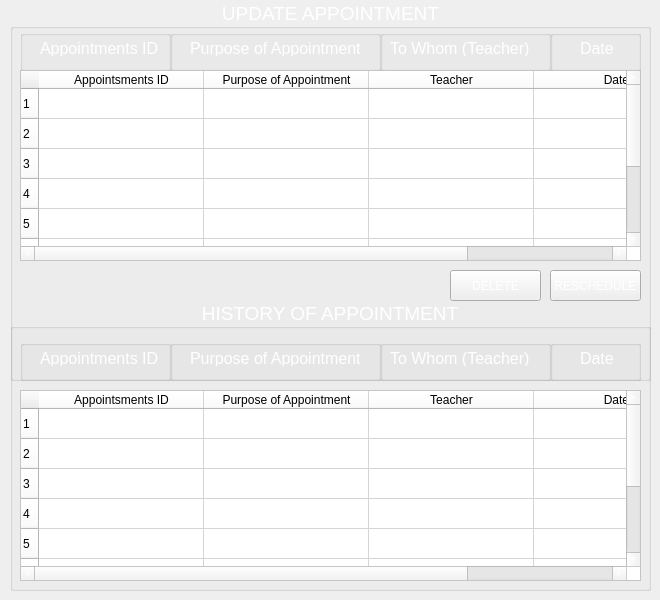
    <widget class="QWidget" name="UpdateAppointment">
     <widget class="QGroupBox" name="groupBox_6">
      <property name="geometry">
       <rect>
        <x>10</x>
        <y>0</y>
        <width>641</width>
        <height>591</height>
       </rect>
      </property>
      <property name="font">
       <font>
        <pointsize>14</pointsize>
       </font>
      </property>
      <property name="styleSheet">
       <string notr="true">color: rgb(255, 255, 255);</string>
      </property>
      <property name="title">
       <string>UPDATE APPOINTMENT</string>
      </property>
      <property name="alignment">
       <set>Qt::AlignCenter</set>
      </property>
      <widget class="QGroupBox" name="groupBox_9">
       <property name="geometry">
        <rect>
         <x>0</x>
         <y>300</y>
         <width>641</width>
         <height>81</height>
        </rect>
       </property>
       <property name="font">
        <font>
         <pointsize>14</pointsize>
        </font>
       </property>
       <property name="styleSheet">
        <string notr="true">color: rgb(255, 255, 255);</string>
       </property>
       <property name="title">
        <string>HISTORY OF APPOINTMENT</string>
       </property>
       <property name="alignment">
        <set>Qt::AlignCenter</set>
       </property>
       <widget class="QGroupBox" name="groupBox_19">
        <property name="geometry">
         <rect>
          <x>540</x>
          <y>40</y>
          <width>91</width>
          <height>41</height>
         </rect>
        </property>
        <property name="title">
         <string/>
        </property>
        <widget class="QLabel" name="label_26">
         <property name="geometry">
          <rect>
           <x>30</x>
           <y>10</y>
           <width>41</width>
           <height>16</height>
          </rect>
         </property>
         <property name="font">
          <font>
           <pointsize>12</pointsize>
          </font>
         </property>
         <property name="text">
          <string>Date</string>
         </property>
        </widget>
       </widget>
       <widget class="QGroupBox" name="groupBox_17">
        <property name="geometry">
         <rect>
          <x>10</x>
          <y>40</y>
          <width>151</width>
          <height>41</height>
         </rect>
        </property>
        <property name="title">
         <string/>
        </property>
        <widget class="QLabel" name="label_24">
         <property name="geometry">
          <rect>
           <x>20</x>
           <y>10</y>
           <width>121</width>
           <height>16</height>
          </rect>
         </property>
         <property name="font">
          <font>
           <pointsize>12</pointsize>
          </font>
         </property>
         <property name="text">
          <string>Appointments ID</string>
         </property>
        </widget>
       </widget>
       <widget class="QGroupBox" name="groupBox_16">
        <property name="geometry">
         <rect>
          <x>370</x>
          <y>40</y>
          <width>171</width>
          <height>41</height>
         </rect>
        </property>
        <property name="title">
         <string/>
        </property>
        <widget class="QLabel" name="label_23">
         <property name="geometry">
          <rect>
           <x>10</x>
           <y>10</y>
           <width>151</width>
           <height>16</height>
          </rect>
         </property>
         <property name="font">
          <font>
           <pointsize>12</pointsize>
          </font>
         </property>
         <property name="text">
          <string>To Whom (Teacher)</string>
         </property>
        </widget>
       </widget>
       <widget class="QGroupBox" name="groupBox_18">
        <property name="geometry">
         <rect>
          <x>160</x>
          <y>40</y>
          <width>211</width>
          <height>41</height>
         </rect>
        </property>
        <property name="title">
         <string/>
        </property>
        <widget class="QLabel" name="label_25">
         <property name="geometry">
          <rect>
           <x>20</x>
           <y>10</y>
           <width>181</width>
           <height>16</height>
          </rect>
         </property>
         <property name="font">
          <font>
           <pointsize>12</pointsize>
          </font>
         </property>
         <property name="text">
          <string>Purpose of Appointment</string>
         </property>
        </widget>
       </widget>
      </widget>
      <widget class="QGroupBox" name="groupBox_12">
       <property name="geometry">
        <rect>
         <x>160</x>
         <y>30</y>
         <width>211</width>
         <height>41</height>
        </rect>
       </property>
       <property name="title">
        <string/>
       </property>
       <widget class="QLabel" name="label_18">
        <property name="geometry">
         <rect>
          <x>20</x>
          <y>10</y>
          <width>181</width>
          <height>16</height>
         </rect>
        </property>
        <property name="font">
         <font>
          <pointsize>12</pointsize>
         </font>
        </property>
        <property name="text">
         <string>Purpose of Appointment</string>
        </property>
       </widget>
      </widget>
      <widget class="QGroupBox" name="groupBox_13">
       <property name="geometry">
        <rect>
         <x>10</x>
         <y>30</y>
         <width>151</width>
         <height>41</height>
        </rect>
       </property>
       <property name="title">
        <string/>
       </property>
       <widget class="QLabel" name="label_22">
        <property name="geometry">
         <rect>
          <x>20</x>
          <y>10</y>
          <width>121</width>
          <height>16</height>
         </rect>
        </property>
        <property name="font">
         <font>
          <pointsize>12</pointsize>
         </font>
        </property>
        <property name="text">
         <string>Appointments ID</string>
        </property>
       </widget>
      </widget>
      <widget class="QGroupBox" name="groupBox_14">
       <property name="geometry">
        <rect>
         <x>370</x>
         <y>30</y>
         <width>171</width>
         <height>41</height>
        </rect>
       </property>
       <property name="title">
        <string/>
       </property>
       <widget class="QLabel" name="label_19">
        <property name="geometry">
         <rect>
          <x>10</x>
          <y>10</y>
          <width>151</width>
          <height>16</height>
         </rect>
        </property>
        <property name="font">
         <font>
          <pointsize>12</pointsize>
         </font>
        </property>
        <property name="text">
         <string>To Whom (Teacher)</string>
        </property>
       </widget>
      </widget>
      <widget class="QGroupBox" name="groupBox_15">
       <property name="geometry">
        <rect>
         <x>540</x>
         <y>30</y>
         <width>91</width>
         <height>41</height>
        </rect>
       </property>
       <property name="title">
        <string/>
       </property>
       <widget class="QLabel" name="label_20">
        <property name="geometry">
         <rect>
          <x>30</x>
          <y>10</y>
          <width>41</width>
          <height>16</height>
         </rect>
        </property>
        <property name="font">
         <font>
          <pointsize>12</pointsize>
         </font>
        </property>
        <property name="text">
         <string>Date</string>
        </property>
       </widget>
      </widget>
      <widget class="QPushButton" name="RescheduleButton">
       <property name="geometry">
        <rect>
         <x>540</x>
         <y>270</y>
         <width>91</width>
         <height>31</height>
        </rect>
       </property>
       <property name="styleSheet">
        <string notr="true">QPushButton:hover:!pressed


{
  border: 1px solid white;
border-color: rgb(255, 255, 255);
}</string>
       </property>
       <property name="text">
        <string>RESCHEDULE</string>
       </property>
      </widget>
      <widget class="QPushButton" name="deletebutton">
       <property name="geometry">
        <rect>
         <x>440</x>
         <y>270</y>
         <width>91</width>
         <height>31</height>
        </rect>
       </property>
       <property name="styleSheet">
        <string notr="true">QPushButton:hover:!pressed


{
  border: 1px solid white;
border-color: rgb(255, 255, 255);
}</string>
       </property>
       <property name="text">
        <string>DELETE</string>
       </property>
      </widget>
      <widget class="QTableWidget" name="tableWidget_2">
       <property name="geometry">
        <rect>
         <x>10</x>
         <y>70</y>
         <width>621</width>
         <height>191</height>
        </rect>
       </property>
       <property name="styleSheet">
        <string notr="true">color: rgb(0, 0, 0);
background-color: rgb(255, 255, 255);</string>
       </property>
       <attribute name="horizontalHeaderDefaultSectionSize">
        <number>165</number>
       </attribute>
       <row>
        <property name="text">
         <string>1</string>
        </property>
       </row>
       <row>
        <property name="text">
         <string>2</string>
        </property>
       </row>
       <row>
        <property name="text">
         <string>3</string>
        </property>
       </row>
       <row>
        <property name="text">
         <string>4</string>
        </property>
       </row>
       <row>
        <property name="text">
         <string>5</string>
        </property>
       </row>
       <row>
        <property name="text">
         <string>6</string>
        </property>
       </row>
       <row>
        <property name="text">
         <string>7</string>
        </property>
       </row>
       <row>
        <property name="text">
         <string>8</string>
        </property>
       </row>
       <row>
        <property name="text">
         <string>10</string>
        </property>
       </row>
       <column>
        <property name="text">
         <string>Appointsments ID</string>
        </property>
       </column>
       <column>
        <property name="text">
         <string>Purpose of Appointment</string>
        </property>
       </column>
       <column>
        <property name="text">
         <string>Teacher</string>
        </property>
       </column>
       <column>
        <property name="text">
         <string>Date</string>
        </property>
       </column>
      </widget>
      <widget class="QTableWidget" name="tableWidget_3">
       <property name="geometry">
        <rect>
         <x>10</x>
         <y>390</y>
         <width>621</width>
         <height>191</height>
        </rect>
       </property>
       <property name="styleSheet">
        <string notr="true">color: rgb(0, 0, 0);
background-color: rgb(255, 255, 255);</string>
       </property>
       <attribute name="horizontalHeaderDefaultSectionSize">
        <number>165</number>
       </attribute>
       <row>
        <property name="text">
         <string>1</string>
        </property>
       </row>
       <row>
        <property name="text">
         <string>2</string>
        </property>
       </row>
       <row>
        <property name="text">
         <string>3</string>
        </property>
       </row>
       <row>
        <property name="text">
         <string>4</string>
        </property>
       </row>
       <row>
        <property name="text">
         <string>5</string>
        </property>
       </row>
       <row>
        <property name="text">
         <string>6</string>
        </property>
       </row>
       <row>
        <property name="text">
         <string>7</string>
        </property>
       </row>
       <row>
        <property name="text">
         <string>8</string>
        </property>
       </row>
       <row>
        <property name="text">
         <string>10</string>
        </property>
       </row>
       <column>
        <property name="text">
         <string>Appointsments ID</string>
        </property>
       </column>
       <column>
        <property name="text">
         <string>Purpose of Appointment</string>
        </property>
       </column>
       <column>
        <property name="text">
         <string>Teacher</string>
        </property>
       </column>
       <column>
        <property name="text">
         <string>Date</string>
        </property>
       </column>
      </widget>
     </widget>
    </widget>
